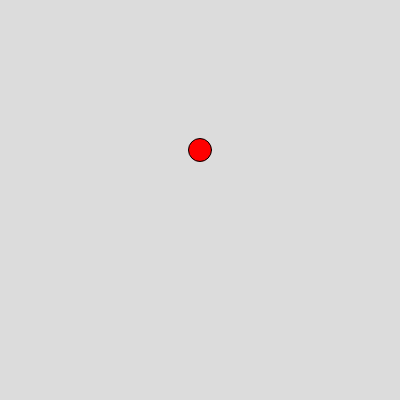
Frame 1 (no input)
Frame 60 (no input): blank canvas, image omitted
Frame 120 (the mouse pressed at the canvas centre since frame 60): blank canvas, image omitted

The p5.js sketch that drew this single still picture (run headless with seeded random() and noise() and a simulated clock; from frame 60 on, the mouse is pressed at the canvas centre):

// p5.js sketch
// ── sketch.js
var ball = {
  x: 200,
  y: 150,
  r:23,
  vx: 5,
  sc: "red"
}

function setup() {
  createCanvas(400, 400);
}

function draw() {
  background(220);
  fill(ball.sc)
  circle(ball.x,ball.y,ball.r)
  ball.x += ball.vx;
}
